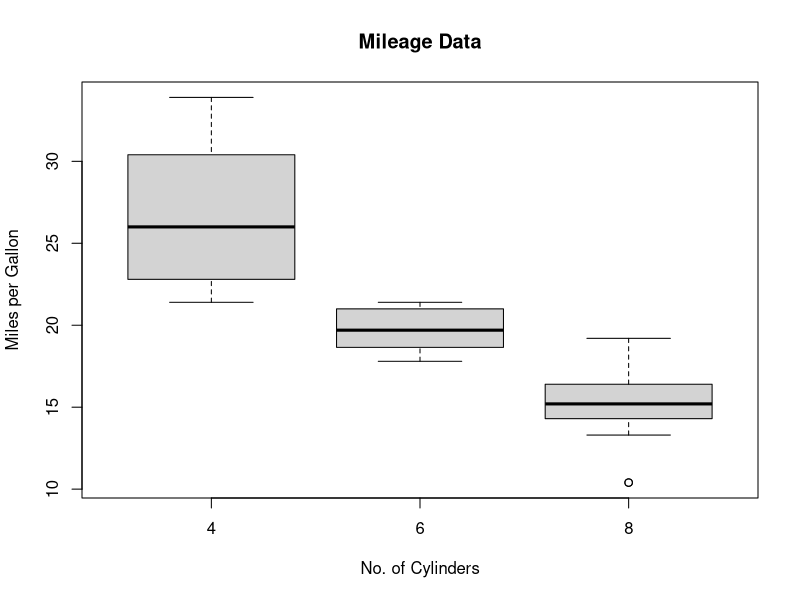
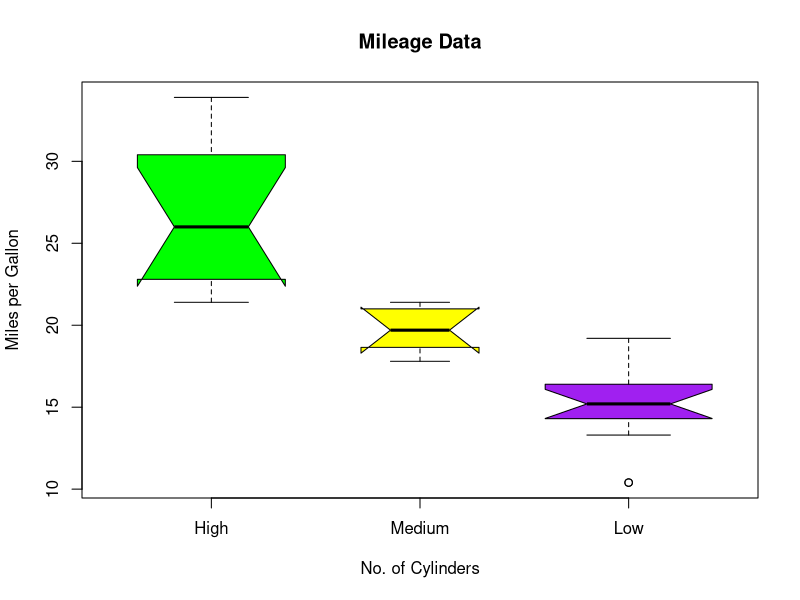

The R source for these figures, in order:
input <- mtcars[,c("mpg","cyl")]
print(head(input))

png(file = "boxplot.png")

boxplot(mpg ~ cyl, data = mtcars, xlab ="No. of Cylinders", ylab = "Miles per Gallon", main = "Mileage Data")

dev.off()

png(file = "box_plot_with_notch.png")

boxplot( mpg ~ cyl, data = mtcars,
	xlab = "No. of Cylinders",
	ylab = "Miles per Gallon",
	main = "Mileage Data",
	notch = TRUE,
	varwidth = TRUE,
	col = c("Green", "yellow", "Purple"),
	names = c("High","Medium","Low")
)

dev.off()